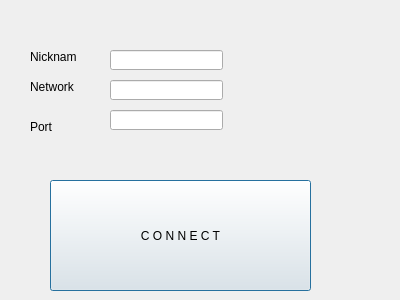
<?xml version="1.0" encoding="UTF-8"?>
<ui version="4.0">
 <class>ConnectDialog</class>
 <widget class="QDialog" name="ConnectDialog">
  <property name="geometry">
   <rect>
    <x>0</x>
    <y>0</y>
    <width>400</width>
    <height>300</height>
   </rect>
  </property>
  <property name="windowTitle">
   <string>Dialog</string>
  </property>
  <widget class="QLabel" name="nickLabel">
   <property name="geometry">
    <rect>
     <x>30</x>
     <y>50</y>
     <width>47</width>
     <height>13</height>
    </rect>
   </property>
   <property name="text">
    <string>Nickname</string>
   </property>
  </widget>
  <widget class="QLineEdit" name="nickLine">
   <property name="geometry">
    <rect>
     <x>110</x>
     <y>50</y>
     <width>113</width>
     <height>20</height>
    </rect>
   </property>
  </widget>
  <widget class="QLineEdit" name="networkLine">
   <property name="geometry">
    <rect>
     <x>110</x>
     <y>80</y>
     <width>113</width>
     <height>20</height>
    </rect>
   </property>
  </widget>
  <widget class="QLineEdit" name="portLine">
   <property name="geometry">
    <rect>
     <x>110</x>
     <y>110</y>
     <width>113</width>
     <height>20</height>
    </rect>
   </property>
  </widget>
  <widget class="QLabel" name="networkLabel">
   <property name="geometry">
    <rect>
     <x>30</x>
     <y>80</y>
     <width>47</width>
     <height>13</height>
    </rect>
   </property>
   <property name="text">
    <string>Network</string>
   </property>
  </widget>
  <widget class="QLabel" name="portLabel">
   <property name="geometry">
    <rect>
     <x>30</x>
     <y>120</y>
     <width>47</width>
     <height>13</height>
    </rect>
   </property>
   <property name="text">
    <string>Port</string>
   </property>
  </widget>
  <widget class="QPushButton" name="connectButton">
   <property name="geometry">
    <rect>
     <x>50</x>
     <y>180</y>
     <width>261</width>
     <height>111</height>
    </rect>
   </property>
   <property name="text">
    <string>C O N N E C T</string>
   </property>
  </widget>
 </widget>
 <resources/>
 <connections/>
</ui>
